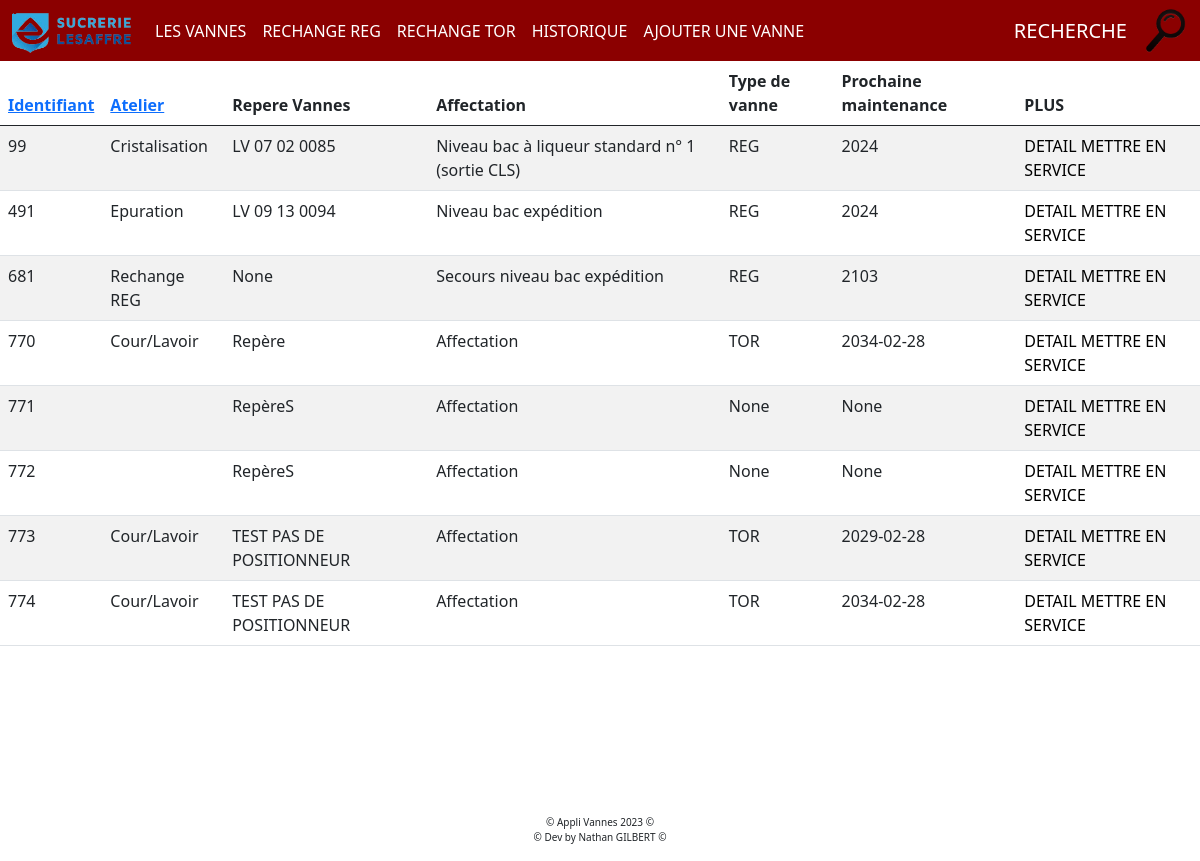
Page /historique/ on the earlier database version.
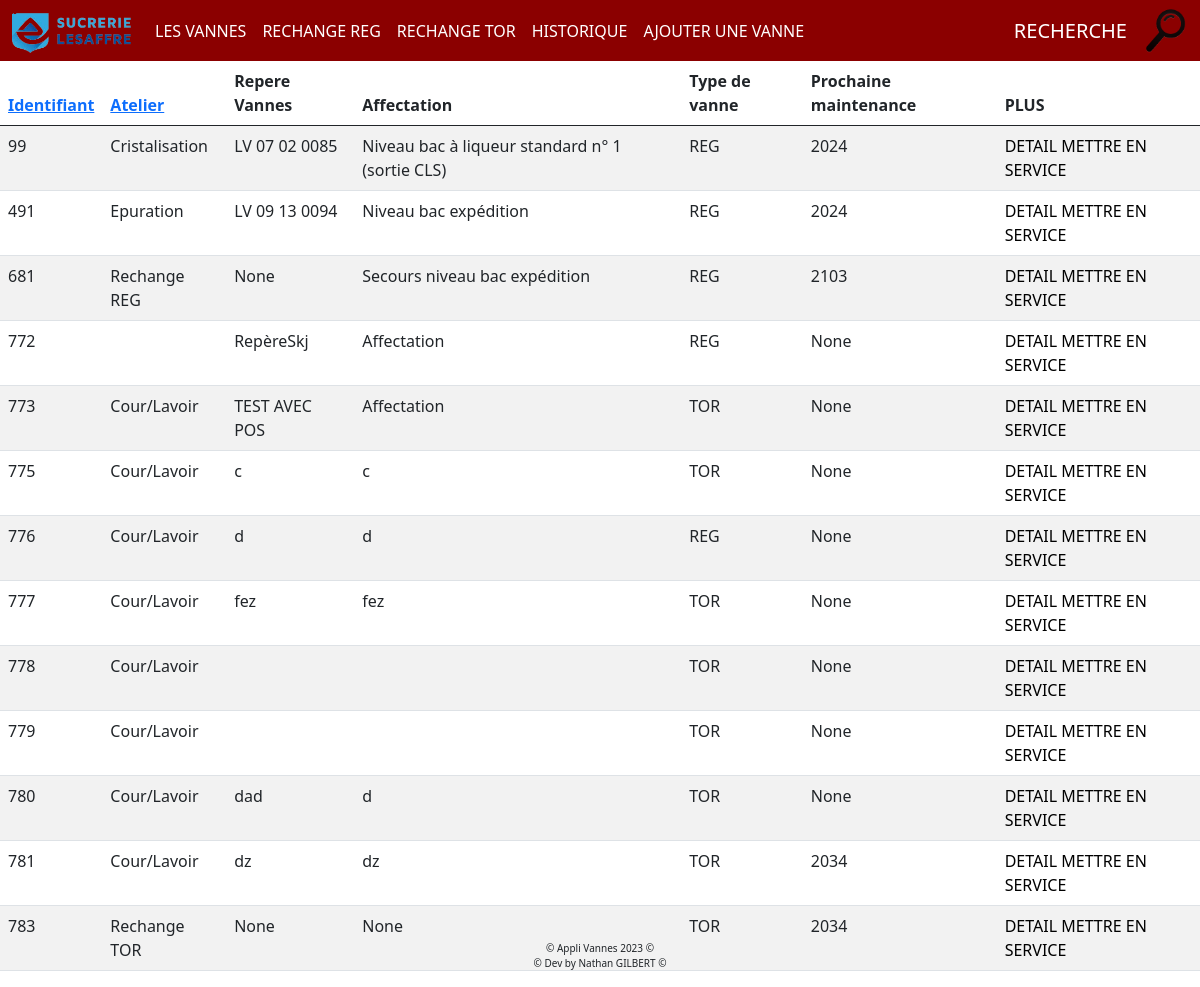
Same page on the later database version.
### appliVanne/models.py (models this page shows, shortened)
class Vanne(models.Model):
    class Meta:
        db_table = 'VANNES'
    id_vanne = models.AutoField(primary_key=True, unique=True)
    id_atelier = models.ForeignKey('ATELIER', to_field='id_atelier', on_delete=models.CASCADE, null=True)
    repere_vanne = models.CharField(max_length=255, null=True, blank=True)
    affectation_vanne = models.CharField(max_length=255, null=True, blank=True)
    machine_vanne = models.CharField(max_length=255, null=True, blank=True)
    numero_commande = models.CharField(max_length=20, null=True, blank=True)
    id_actionneur = models.ForeignKey('ACTIONNEUR', to_field='id_actionneur', on_delete=models.CASCADE, null=True)
    id_corps = models.ForeignKey('CORPS', to_field='id_corps', on_delete=models.CASCADE, null=True)
    id_positionneur = models.ForeignKey('POSITIONNEUR', to_field='id_positionneur', on_delete=models.CASCADE, null=True)
    id_fournisseur_vannes = models.ForeignKey('FOURNISSEUR', to_field='id_fournisseur', on_delete=models.CASCADE, default=0, null=True)
    type_vannes = models.CharField(max_length=255, null=True, blank=True)
    organe_reglant = models.CharField(max_length=255, null=True, blank=True)
    freq_revision = models.IntegerField(null=True, blank=True)
    derniere_revision = models.IntegerField(null=True, blank=True)
    voir_en = models.IntegerField(null=True, blank=True)
    en_service_vanne = models.IntegerField(default=1, blank=True)  # Si l'état est à 0, cela signifie que la vanne est bennée. Sinon, elle est toujours en service.
    date_commande = models.DateField(default=datetime.date(2001, 1, 1), null=True, blank=True)

class ATELIER(models.Model):
    class Meta:
        db_table = 'ATELIER'
    id_atelier = models.AutoField(primary_key=True, unique=True)
    nom_atelier = models.CharField(max_length=45, default='a remplir', unique=True)

### appliVanne/views.py (the view)
# urls.py: path("historique/", views.historiqueVanne, name="historique"),
def historiqueVanne(request):
    LesVannes = Vanne.objects.filter(en_service_vanne=0)
    return render(request, "appliVanne/historique.html", {"listeVannes": LesVannes})

### appliVanne/templates/appliVanne/historique.html
{% extends "appliVanne/base.html" %} {% block title %} Vannes HORS SERVICE {% endblock %}
{% block main %}
<table class="table table-striped">
    <thead>
      <tr>
        <th scope="col"> <a href="?tri=id_vanne&ordre={% if request.GET.tri == 'id_vanne' and request.GET.ordre == 'asc' %}desc{% else %}asc{% endif %}"> Identifiant</a></th>
        <th scope="col"><a href="?tri=id_atelier__nom_atelier&ordre={% if request.GET.tri == 'id_atelier__nom_atelier' and request.GET.ordre == 'asc' %}desc{% else %}asc{% endif %}"> Atelier</a></th>
        <th scope="col">Repere Vannes </th>
        <th scope="col">Affectation </th>
        <th scope="col">Type de vanne </th>
        <th scope="col"> Prochaine maintenance</th>
        <th scope="col">PLUS</th>
      </tr>
    </thead>
    {% for vanne in listeVannes %}
      <tr>
        <td>{{ vanne.id_vanne}}</td>
        <td>{{ vanne.id_atelier.nom_atelier}}</td>
        <td>{{ vanne.repere_vanne }}</td>
        <td>{{ vanne.affectation_vanne }}</td>
        <td>{{ vanne.type_vannes }}</td>
        <td>{{ vanne.voir_en }}</td>
        <td>
            <a class="detdel"  href="/vanne/{{vanne.id_vanne}}/detail">DETAIL</a>
            <a class="detdel"  href="/vanne/{{vanne.id_vanne}}/recover"> METTRE EN SERVICE </a>
        </td>
      </tr>
    {% endfor %}
  </table>
{% endblock %}

Differences in the rows shown:
removed Vanne: id_vanne "770", id_atelier.nom_atelier "Cour/Lavoir", repere_vanne "Repère", affectation_vanne "Affectation", type_vannes "TOR", voir_en "2034-02-28"
removed Vanne: id_vanne "771", repere_vanne "RepèreS", affectation_vanne "Affectation", type_vannes "None", voir_en "None"
removed Vanne: id_vanne "774", id_atelier.nom_atelier "Cour/Lavoir", repere_vanne "TEST PAS DE POSITIONNEUR", affectation_vanne "Affectation", type_vannes "TOR", voir_en "2034-02-28"
changed Vanne id 772: repere_vanne "RepèreS" → "RepèreSkj"; type_vannes "None" → "REG"
changed Vanne id 773: repere_vanne "TEST PAS DE POSITIONNEUR" → "TEST AVEC POS"; voir_en "2029-02-28" → "None"
now on this page (row edited): Vanne: id_vanne "775", id_atelier.nom_atelier "Cour/Lavoir", repere_vanne "c", affectation_vanne "c", type_vannes "TOR", voir_en "None"
now on this page (row edited): Vanne: id_vanne "776", id_atelier.nom_atelier "Cour/Lavoir", repere_vanne "d", affectation_vanne "d", type_vannes "REG", voir_en "None"
now on this page (row edited): Vanne: id_vanne "777", id_atelier.nom_atelier "Cour/Lavoir", repere_vanne "fez", affectation_vanne "fez", type_vannes "TOR", voir_en "None"
now on this page (row edited): Vanne: id_vanne "778", id_atelier.nom_atelier "Cour/Lavoir", type_vannes "TOR", voir_en "None"
now on this page (row edited): Vanne: id_vanne "779", id_atelier.nom_atelier "Cour/Lavoir", type_vannes "TOR", voir_en "None"
now on this page (row edited): Vanne: id_vanne "780", id_atelier.nom_atelier "Cour/Lavoir", repere_vanne "dad", affectation_vanne "d", type_vannes "TOR", voir_en "None"
now on this page (row edited): Vanne: id_vanne "781", id_atelier.nom_atelier "Cour/Lavoir", repere_vanne "dz", affectation_vanne "dz", type_vannes "TOR", voir_en "2034"
now on this page (row edited): Vanne: id_vanne "783", id_atelier.nom_atelier "Rechange TOR", repere_vanne "None", affectation_vanne "None", type_vannes "TOR", voir_en "2034"
